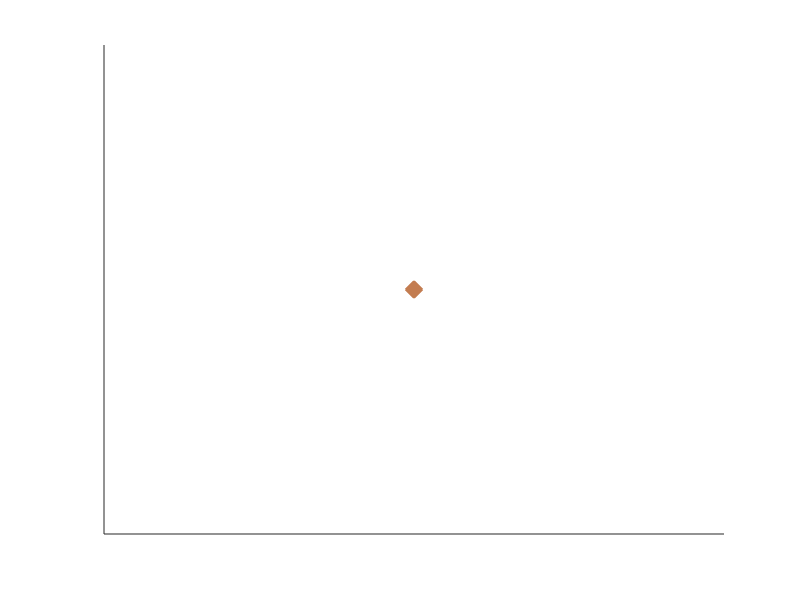

This figure's MATLAB source: (Note: this script raises an error after producing the figure.)
%%Cyclic Pursuit test1

clc; clear;
map_size = [100,100]; % cm
N = 5; %Number of agents
dt = 0.05; % Update period: unit s
t = 0;
t_max =50;

Rot = @(t) [cos(t) -sin(t) ;sin(t) cos(t)] ;
Relative_mat = eye(N,N); % Get the relative pos from X and Y
Relative_mat(:,2:end) = Relative_mat(:,2:end) -1*eye(N,N-1);
Relative_mat(N,1) = -1;

X = zeros(N,t_max/dt);
Y = zeros(N,t_max/dt);
x_measured = zeros(N,1);
y_measured = zeros(N,1);
xy_res = 2000;
xy_error_toggle = 1;
xy_sig = 1e-2*(1+randn(N,1)) % Standard deviation
xy_miu = 1e-3*randn(N,1)

R = zeros(N,t_max/dt);
r_measured = zeros(N,1); % Calculated by the measured x and y.
Alpha = zeros(N,t_max/dt);
Beta = zeros(N,t_max/dt);

Theta = zeros(N,1);
theta_measured = zeros(N,1); % Measured Theta's values.
theta_res = 2;

V = zeros(N,1);
Omega = zeros(N,1);
k_alpha = 1;
% k_r = 1;
k_r = (pi/10)*csc(pi/5);

omega_res = 1; % the resolution of omega.
omega_error_toggle = 1;% Turn it on if taking the errors of omega of the actuators into account.
omega_sig = 5*1e-2*(1+randn(N,1))
omega_miu = 1e-3*randn(N,1)
v_res = 1;
v_error_toggle = 1;
v_sig = 5*1e-2*(1+randn(N,1))
v_miu = 1e-3*randn(N,1)

Omega_logged = zeros(N,t_max/dt); % Use this to store the corresponding data.
V_logged = zeros(N,t_max/dt);

rand_flag = false; %Whether to save the data % Do not comment this line

X(:,1) = 0.5*map_size(1) + 0.3*map_size(1)*(rand(N,1)-0.5);
Y(:,1) = 0.5*map_size(1) + 0.3*map_size(1)*(rand(N,1)-0.5);
Theta = 2*pi*rand(N,1); %% 0 to 2*pi
rand_flag = true;
saved_data = [X(:,1),Y(:,1),Theta]; % This would be saved if the agents do not converge to the polygon formation

% Pos = Gen_Polygon_formation(0.5*map_size, 0.3*map_size(1), N, 0);
% X(:,1) = Pos(:,1);
% Y(:,1) = Pos(:,2);
% Theta = Pos(:,3);

% load("test2_10hz_converges_to_a_point.mat");
% X(:,1) = saved_data(:,1);
% Y(:,1) = saved_data(:,2);
% Theta = saved_data(:,3);

R(1:N-1,1) = sqrt((X(2:N,1)-X(1:N-1,1)).^2 + (Y(2:N,1)-Y(1:N-1,1)).^2);
R(N,1) = sqrt((X(1,1)-X(N,1)).^2 + (Y(1,1)-Y(N,1)).^2);

Q = zeros(N,2);
Q_ = zeros(N,2);
Q(:,1) = Relative_mat*X(:,1); % [x1-x2, y1-y2; ....]
Q(:,2) = Relative_mat*Y(:,1);
for i=1:N
    if (i == N)
        Q_(i,:) = transpose(Rot(Theta(1)))* transpose(Q(i,:));
    else
        Q_(i,:) = transpose(Rot(Theta(i+1)))*transpose(Q(i,:));
    end
end

Alpha(:, 1) = atan(Q_(:,2)./Q_(:,1)) - Relative_mat*Theta;
Beta(:, 1) = -pi +  Relative_mat*Theta;

rgb_list = rand(N,3);
figure(1)
% axis([0, map_size(1), 0, map_size(2)]);
axis equal
hold on
for i=1:N
    temp_h(i) = plot(X(i),Y(i),'x', 'MarkerEdgeColor', rgb_list(i,:), 'linewidth', 10 );
    str_array(i) = "Agent"+num2str(i);
end
legend(temp_h, num2cell(str_array),'AutoUpdate','off');

dxy_new_temp = zeros(2,N);

for k = 2: t_max/dt %%% debug
    temp1 = 0;
    % X(:,k) = X(:,k-1)+cos(Theta).*V.*dt;
    % Y(:,k) = Y(:,k-1)+sin(Theta).*V.*dt;
    %% Use another way to get X and Y (Assume omega and
    %% V does not change in each iter and calculate X and Y by curve)
    if (round(Omega,8) ~= 0)
        dx_temp = (1./Omega).*V.*sin(Omega*dt); % Relative to the fixed frame of each agent.
        dy_temp = (1./Omega).*V.*(1-cos(Omega*dt));
        
        for i=1:N
            dxy_new_temp(:,i) = Rot(Theta(i))*[dx_temp(i);dy_temp(i)];
        end
        
        X(:,k) = X(:,k-1) + transpose(dxy_new_temp(1,:));
        Y(:,k) = Y(:,k-1) + transpose(dxy_new_temp(2,:));
    else
        X(:,k) = X(:,k-1)+cos(Theta).*V.*dt;
        Y(:,k) = Y(:,k-1)+sin(Theta).*V.*dt;
    end
    % delta Omega has minimum value. errors of actuator may accur
    Theta = Theta + Omega*dt; % Actual Theta

    R(1:N-1,k) = sqrt((X(2:N,k)-X(1:N-1,k)).^2 + (Y(2:N,k)-Y(1:N-1,k)).^2); % Actural R 
    R(N,k) = sqrt((X(1,k)-X(N,k)).^2 + (Y(1,k)-Y(N,k)).^2);
    
    x_measured = round(X(:,k), xy_res) + xy_error_toggle*x_measured.*(randn(N,1).*xy_sig+xy_miu);
    y_measured = round(Y(:,k), xy_res) + xy_error_toggle*y_measured.*(randn(N,1).*xy_sig+xy_miu);
    r_measured(1:N-1) = sqrt((x_measured(2:N)-x_measured(1:N-1)).^2 + (y_measured(2:N)-y_measured(1:N-1)).^2);
    r_measured(N) = sqrt((x_measured(1)-x_measured(N)).^2 + (y_measured(1)-y_measured(N)).^2);

    Q(:,1) = Relative_mat*x_measured; % [x1-x2, y1-y2; ....]
    Q(:,2) = Relative_mat*y_measured;
    theta_measured = round(Theta, theta_res);
    for i=1:N
        if (i == N)
            Q_(i,:) = transpose(Rot(theta_measured(1)))* transpose(Q(i,:));
        else
            Q_(i,:) = transpose(Rot(theta_measured(i+1)))*transpose(Q(i,:));
        end
    end
    Alpha(:, k) = atan2(Q_(:,2),Q_(:,1))-pi  - Relative_mat*theta_measured;
    Beta(:, k) = -pi +  Relative_mat*theta_measured;
    
    V = k_r*r_measured;
    V = round(V,v_res) + v_error_toggle*V.*(randn(N,1).*v_sig+v_miu);
    % disp("alpha");
    % convertn1p1pi(Alpha(:,k));
    Omega = k_alpha*(convertn1p1pi(Alpha(:,k)));
    Omega = round(Omega,omega_res)+omega_error_toggle*Omega.*(randn(N,1).*omega_sig + omega_miu); %Assuem that the error is proportional to the value of omega
    
    Omega_logged(:,k) = Omega;
    % d_r = -k_r*( R(1:N-1,k).*cos(Alpha(1:N-1,k)) + R(2:N,k).*cos(Alpha(1:N-1,k)+Beta(1:N-1,k)) );
    % d_r(end+1) = -k_r*( R(N,k).*cos(Alpha(N,k)) + R(1,k).*cos(Alpha(N,k)+Beta(N,k)) );
end

Alpha = convertn1p1pi(Alpha);
Beta = convert02pi(Beta);

if (rand_flag)
    if(any((R(:,end)-R(:,end-1)).^2 > 1) || any(R(:,end)>1e5))
        file_name = "test2_"+get_clock_str(clock());
        save(file_name+".mat", 'saved_data');
    end
end

figure(1)
axis equal
hold on

figure(4)
plot(Omega_logged');

sleep_factor = 3; % Prevent the bugs of matlab

figure(2)
hold on
subplot(3,1,1)
ylabel("r")
subplot(3,1,2)
ylabel("\alpha")
subplot(3,1,3)
ylabel("\beta")
xlabel("t")

for i = 1:N
    subplot(3,1,1)
    hold on
    plot(dt:dt:t_max,R(i,:),'LineWidth',2,'color', rgb_list(i,:))
    subplot(3,1,2)
    hold on
    plot(dt:dt:t_max,Alpha(i,:),'LineWidth',2,'color', rgb_list(i,:))
    subplot(3,1,3)
    hold on
    plot(dt:dt:t_max,Beta(i,:),'LineWidth',2,'color', rgb_list(i,:))
end
hold off

for k = 1:5*sleep_factor:t_max/dt
    figure(1)
    for i = 1:N
        h = animatedline('Marker','.','MarkerEdgeColor', rgb_list(i,:));
        addpoints(h,X(i,k),Y(i,k));
    end
    figure(1)
    drawnow limitrate nocallbacks
    pause(dt*sleep_factor);
end
drawnow


